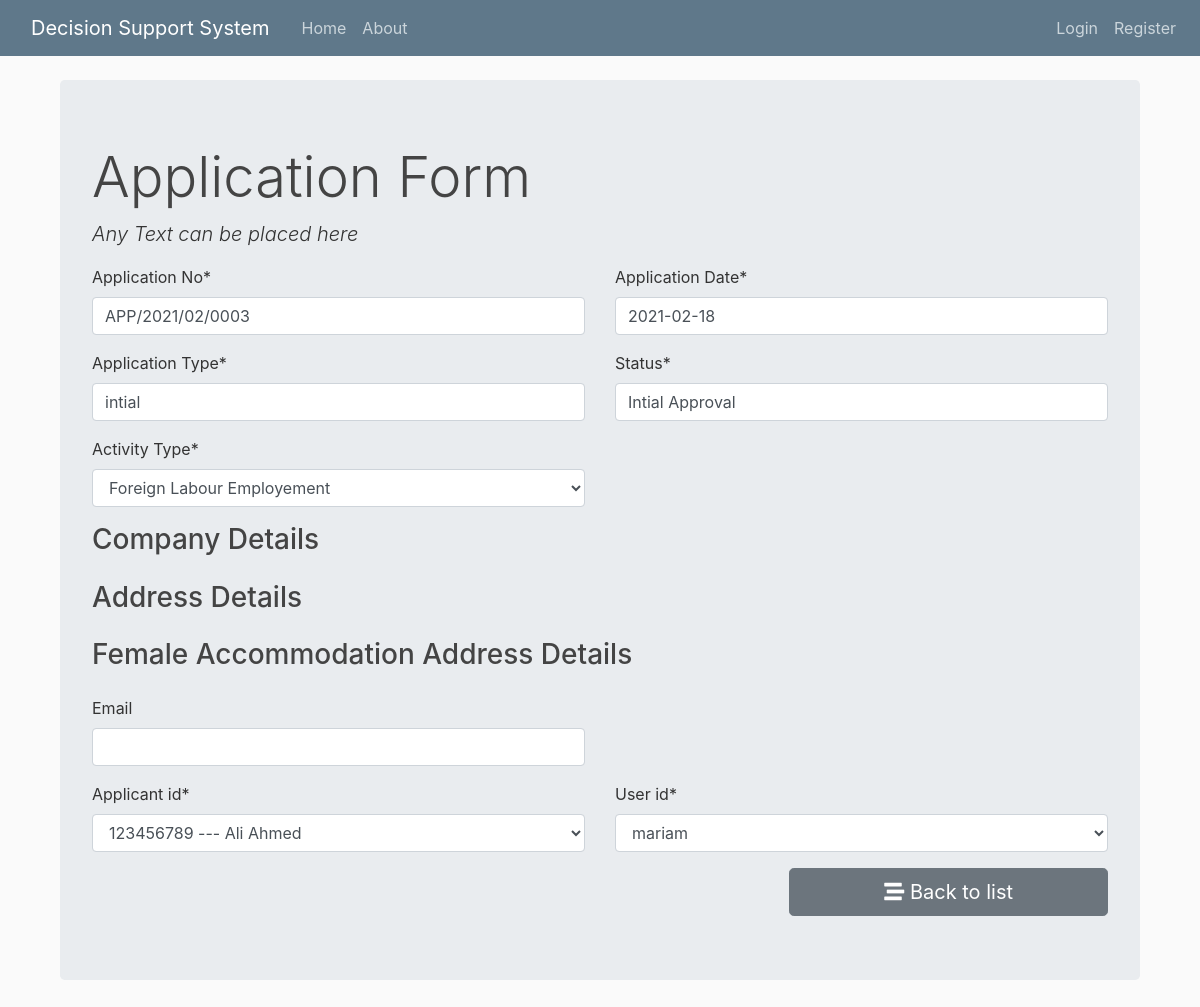
/application/3/update/, run on an earlier commit of the app's database.
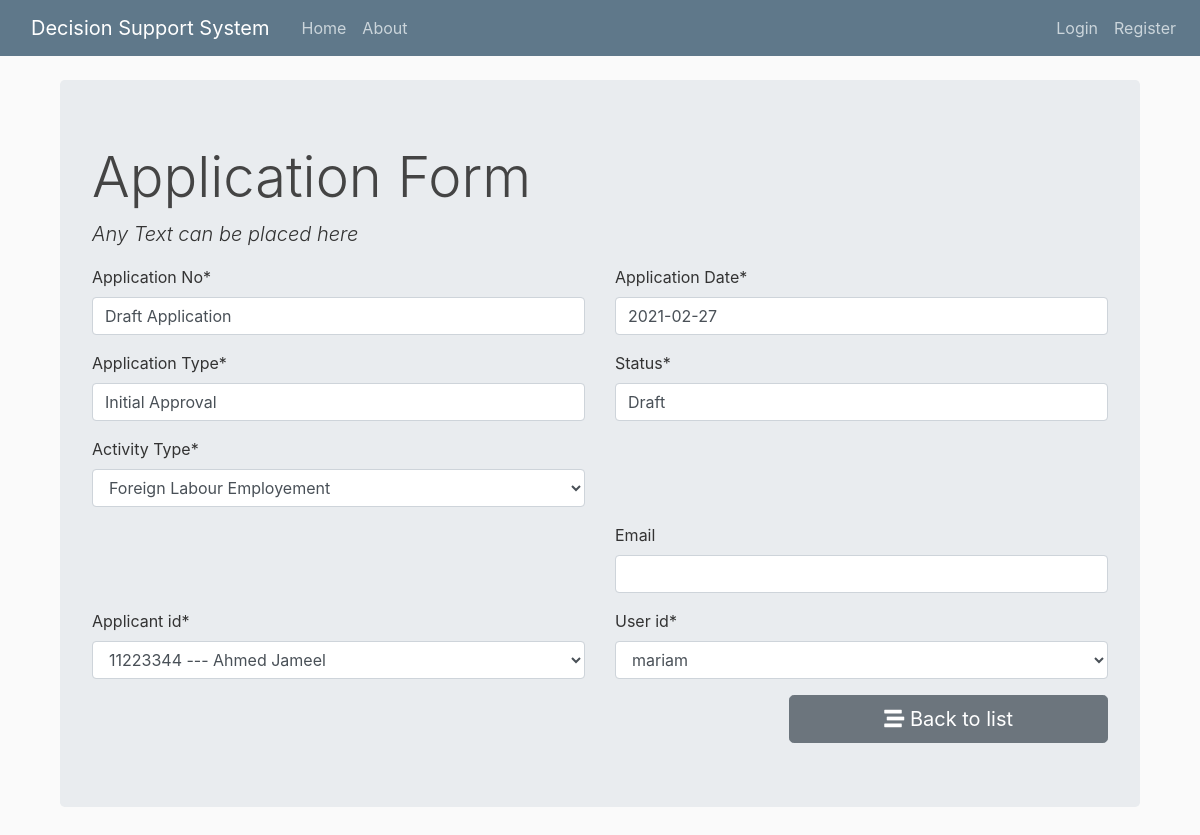
And on a later commit of the database.
### app/models.py (models this page shows, shortened)
class Application(models.Model):
    activity_type_list = (
        ('demostic', 'Demostic Labour Employment'),
        ('foreign', 'Foreign Labour Employement'),
        ('local', 'Bahraini Labour Employment')
    )
    financial_guarantee_list = (
        ('manager_cheque', 'Manager Cheque'),
        ('bank_guarantee', 'Bank Guarantee')
    )
    intial_approval_list = (
        ('approve', 'Approve'),
        ('reject', 'Reject')
    )
    app_no = models.CharField(_("Application No"), max_length=50, default='Draft Application')
    app_date = models.DateField(_("Application Date"), default=datetime.date.today)
    app_type = models.CharField(_("Application Type"), max_length=50, default='Initial Approval')
    app_status = models.CharField(_("Status"), max_length=50, default='Draft')
    activty_type = models.CharField(_("Activity Type"), max_length=50, choices=activity_type_list)
    staff_comments = models.TextField(_("Comments"), blank=True)
    manager_comments = models.TextField(_("Manager Comments"), blank=True)
    intial_approval = models.CharField(_("Manager Decision"), max_length=50, choices=intial_approval_list, blank=True)
    financial_guarantee = models.CharField(_("Financial Guarantee"), max_length=50, choices=financial_guarantee_list, blank=True)
    financial_guarantee_expiry_date = models.DateField(_("Financial Guarantee Expiry Date"), null=True, blank=True)
    cr = models.CharField(_("CR No"), max_length=50, blank=True)
    cr_reg_date = models.DateField(_("Registration Date"), null=True, blank=True)
    full_en_name = models.CharField(_("Commercial Eng Name"), max_length=250, blank=True)
    license_no = models.CharField(_("License No"), max_length=50, blank=True)
    license_expiry_date = models.DateField(_("License Expiry Date"), null=True, blank=True)
    flat_no = models.IntegerField(_("Flat No"), default=0)
    building_no = models.IntegerField(_("Building No"), default=0)
    road_no = models.IntegerField(_("Road No"), default=0)
    area = models.CharField(_("Area"), max_length=50, blank=True)
    contact1 = models.CharField(_("Phone"), max_length=50, blank=True)
    contact2 = models.CharField(_("Fax"), max_length=50, blank=True)
    email = models.EmailField(_("Email"), max_length=254, blank=True)
    fh_flat_no = models.IntegerField(_("Flat No"), default=0)
    fh_building_no = models.IntegerField(_("Building No"), default=0)
    fh_road_no = models.IntegerField(_("Road No"), default=0)
    fh_area = models.CharField(_("Area"), max_length=50, blank=True)
    fh_contact1 = models.CharField(_("Phone"), max_length=50, blank=True)
    fh_contact2 = models.CharField(_("Fax"), max_length=50, blank=True)
    qsreq = models.IntegerField(_("Uploaded Documents"), default=0)
    qnreq = models.IntegerField(_("Org Required Documents"), default=1)
    dreq = models.FloatField(_("Adequacy of Requirements Level"), default=0)
    qsrec = models.IntegerField(_("Satisfying Recommendations"), default=0)
    qnrec = models.IntegerField(_("All Recommendations"), default=1)
    drec = models.FloatField(_("Adequacy of Recommendations Level"), default=0)
    cr_doc = models.FileField(_("CR Doc"), upload_to='doc_library', max_length=100, null=True, blank=True)
    bank_statement_doc = models.FileField(_("Bank Statement Doc"), upload_to='doc_library', max_length=100, null=True, blank=True)
    lmra_agreement = models.FileField(_("LMRA Agreement"), upload_to='doc_library', max_length=100, null=True, blank=True)
    cert1_doc = models.FileField(_("MOIS Cert"), upload_to='doc_library', max_length=100, null=True, blank=True)
    cert2_doc = models.FileField(_("MOH Cert"), upload_to='doc_library', max_length=100, null=True, blank=True)
    cert3_doc = models.FileField(_("MOL Cert"), upload_to='doc_library', max_length=100, null=True, blank=True)
    cr_rent_doc = models.FileField(_("CR Rental Agreement Doc"), upload_to='doc_library', max_length=100, null=True, blank=True)
    fh_rent_doc = models.FileField(_("Temp FH Rental Agreement Doc"), upload_to='doc_library', max_length=100, null=True, blank=True)
    cr_ewa_bill_doc = models.FileField(_("CR EWA Bill Doc"), upload_to='doc_library', max_length=100, null=True, blank=True)
    fh_ewa_bill_doc = models.FileField(_("Temp FH EWA Bill Doc"), upload_to='doc_library', max_length=100, null=True, blank=True)
    employment_office_receipt = models.FileField(_("Employment Office Receipt"), upload_to='doc_library', max_length=100, null=True, blank=True)
    applicant_id = models.ForeignKey(Applicant, verbose_name=_(""), on_delete=models.CASCADE)
    user_id = models.ForeignKey(User, verbose_name=_(""), on_delete=models.CASCADE)

### app/views.py (the view, shortened to what this page needs)
# urls.py: path('application/<int:id>/update/', views.application_form,name='application_update'),
def application_form(request, id=0):
    if request.method == "GET":
        if id == 0:
            form = ApplicationForm()
        else:
            application = Application.objects.get(pk=id)
            form = ApplicationForm(instance=application)
        return render(request, "app/application_form.html", {'form': form})

### app/models.py (called while the page is built)
    def __str__(self):
        return self.cpr + ' --- ' + self.fullname

### app/templates/app/application_form.html (shortened to what this page needs)
{% extends "app/base.html" %} {% load crispy_forms_tags %} {% block content %}
<h1 class="display-4">Application Form</h1>
<p class="lead font-italic">Any Text can be placed here</p>
<form action="" method="post" autocomplete="off">
    <div class="row">
        <div class="form-group col-md-6 mb-0">
            {{ form.app_no|as_crispy_field }}
        </div>
        <div class="form-group col-md-6 mb-0">
            {{ form.app_date|as_crispy_field }}
        </div>
        <div class="form-group col-md-6 mb-0">
            {{ form.app_type|as_crispy_field }}
        </div>
        <div class="form-group col-md-6 mb-0">
            {{ form.app_status|as_crispy_field }}
        </div>
        <div class="form-group col-md-6 mb-0">
            {{ form.activty_type|as_crispy_field }}
        </div>
        <div class="form-group col-md-6 mb-0"></div>
        {% if form.instance.app_type != 'Initial Approval' %}
        <div class="form-group col-md-12">
            <h3>Company Details</h3>
        </div>
        {% endif %}
        {% if form.instance.app_type != 'Initial Approval' %}
        <div class="form-group col-md-12">
            <h3>Address Details</h3>
        </div>
        {% endif %}
        {% if form.instance.app_type != 'Initial Approval' %}
        <div class="form-group col-md-12">
            <h3>Female Accommodation Address Details</h3>
        </div>
        {% endif %}
        <div class="form-group col-md-6 mb-0">
        </div>
        <div class="form-group col-md-6 mb-0">
            {{ form.email|as_crispy_field }}
        </div>
        <div class="form-group col-md-6 mb-0">
        </div>
        <div class="form-group col-md-6 mb-0">
            {{ form.applicant_id|as_crispy_field }}
        </div>
        <div class="form-group col-md-6 mb-0">
            {{ form.user_id|as_crispy_field }}
        </div>
    </div>
    <div class="row">
        <div class="col-md-8">
        </div>
        <div class="col-md-4">
            <a href="{% url 'application_list' %}" class="btn btn-secondary btn-block btn-lg"> <i class="fas fa-stream"></i> Back to list </a>
        </div>
    </div>
</form>
{% endblock content %}

What changed in the data, as far as the page shows it:
changed Application "Foreign Labour Employement": app_no "APP/2021/02/0003" → "Draft Application"; app_date "2021-02-18" → "2021-02-27"; app_type "intial" → "Initial Approval"; app_status "Intial Approval" → "Draft"; applicant_id "123456789 --- Ali Ahmed" → "11223344 --- Ahmed Jameel"
Also different on the page:
text no longer shown: "Company Details Address Details Female Accommodation Address Details"
